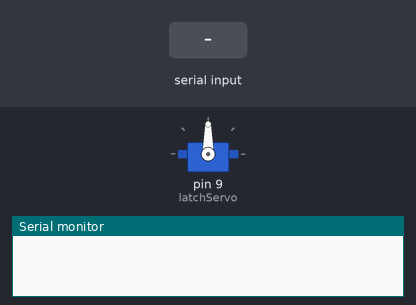
The sketch below on a simulated Arduino Uno, built with avr-gcc and run on an emulated ATmega328P. Parts: servo, the last lines printed to the serial monitor. Inputs (shaded band) come from the test bench.

Above: at 1.2 s.
1.3 s: "close\n" received over Serial
At 3.1 s:
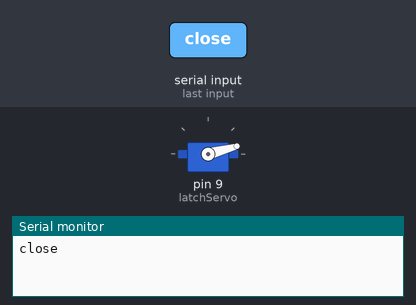
3.8 s: "open\n" received over Serial
At 4.2 s:
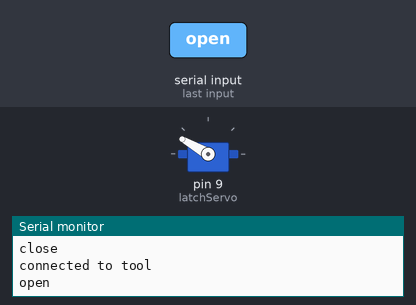
5.3 s: "30,150\n" received over Serial
At 6.5 s:
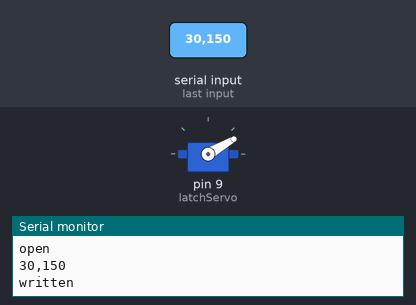
6.8 s: "200\n" received over Serial
At 7.6 s:
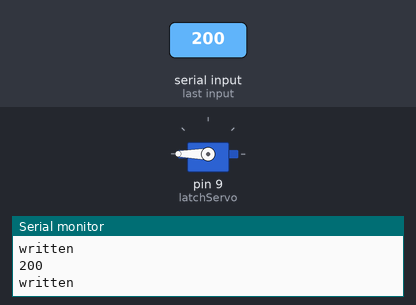
8.3 s: "90,45\n" received over Serial
At 8.9 s:
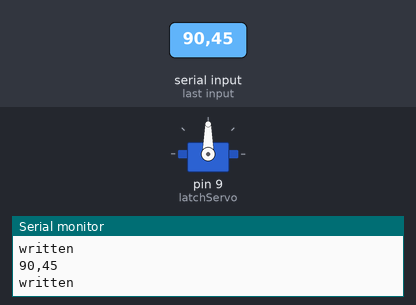
Timing chart, 0 to 10.8 s (numbered marks = the images above; inputs shaded):
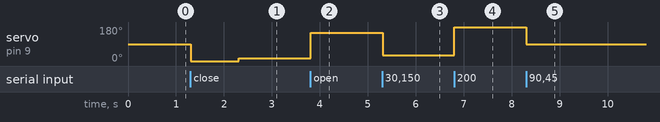

The sketch:

LatchTest.ino
```cpp
#include <Servo.h>


// 150 max for open so fingers are both always constrained on both sides of the gear
// 0 for close but if fingers will be farther apart than 0, close incrementally so servo doesn't overheat or skip teeth
//      example: fingers open and grabbing large object so smallest fingers can close is larger than the servo's zero position.
//               Close incrementally by subtracting 10 every 100ms until commanding servo to 0 position. This stops servo from skipping teeth.

Servo latchServo;

int latchPWM = 0;

void setup() {
  Serial.begin(9600);
  latchServo.attach(9);
}

void loop() {
  if(Serial.available() > 0)
  {
    String message = Serial.readStringUntil('\n');
    Serial.println(message);
    if(message == "close") { closeRoutine(); }
    else if(message == "open") { latchServo.write(150); }
    else { latchServo.write(message.toInt()); Serial.println("written");}
  }
}

void closeRoutine()
{
  latchServo.write(0);
  delay(1000);
  latchServo.write(15);
  delay(1000);
  Serial.println("connected to tool");
}
```

Measured:
- after the input at 1.3 s, servo on pin 9 (latchServo): 90° → 0° at once, → 15° 1.0 s later
- after the input at 3.8 s, servo on pin 9 (latchServo): 15° → 150° at once
- after the input at 5.3 s, servo on pin 9 (latchServo): 150° → 30° at once
- after the input at 6.8 s, servo on pin 9 (latchServo): 30° → 180° at once
- after the input at 8.3 s, servo on pin 9 (latchServo): 180° → 90° at once
